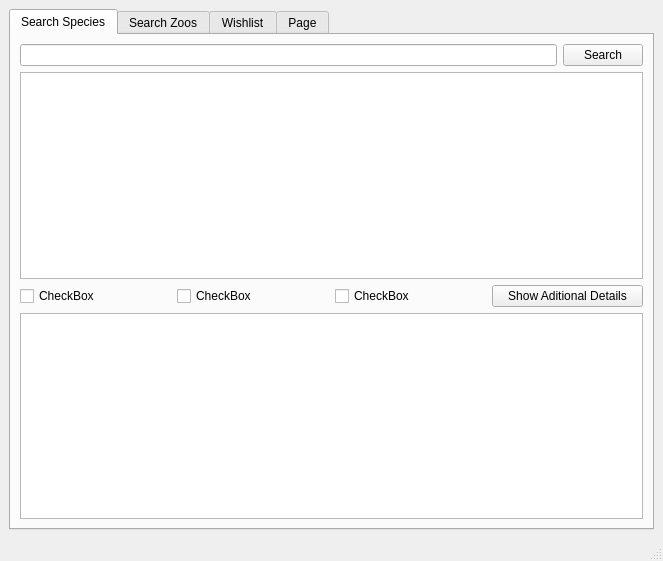
<?xml version="1.0" encoding="UTF-8"?>
<ui version="4.0">
 <class>MainWindow</class>
 <widget class="QMainWindow" name="MainWindow">
  <property name="geometry">
   <rect>
    <x>0</x>
    <y>0</y>
    <width>663</width>
    <height>561</height>
   </rect>
  </property>
  <property name="windowTitle">
   <string>CervoUI</string>
  </property>
  <widget class="QWidget" name="centralwidget">
   <layout class="QGridLayout" name="gridLayout">
    <item row="0" column="0">
     <widget class="QTabWidget" name="tabWidget">
      <property name="currentIndex">
       <number>0</number>
      </property>
      <widget class="QWidget" name="speciesTab">
       <attribute name="title">
        <string>Search Species</string>
       </attribute>
       <layout class="QVBoxLayout" name="verticalLayout_2">
        <item>
         <layout class="QVBoxLayout" name="verticalLayout">
          <item>
           <layout class="QHBoxLayout" name="horizontalLayout">
            <item>
             <widget class="QLineEdit" name="searchBar"/>
            </item>
            <item>
             <widget class="QPushButton" name="searchButton">
              <property name="text">
               <string>Search</string>
              </property>
             </widget>
            </item>
           </layout>
          </item>
          <item>
           <widget class="QListView" name="speciesListView"/>
          </item>
          <item>
           <layout class="QHBoxLayout" name="horizontalLayout_2">
            <item>
             <widget class="QCheckBox" name="checkBox">
              <property name="text">
               <string>CheckBox</string>
              </property>
             </widget>
            </item>
            <item>
             <widget class="QCheckBox" name="checkBox_2">
              <property name="text">
               <string>CheckBox</string>
              </property>
             </widget>
            </item>
            <item>
             <widget class="QCheckBox" name="checkBox_3">
              <property name="text">
               <string>CheckBox</string>
              </property>
             </widget>
            </item>
            <item>
             <widget class="QPushButton" name="refineSearchButton">
              <property name="text">
               <string>Show Aditional Details</string>
              </property>
             </widget>
            </item>
           </layout>
          </item>
          <item>
           <widget class="QTextBrowser" name="speciesResults"/>
          </item>
         </layout>
        </item>
       </layout>
      </widget>
      <widget class="QWidget" name="tab_2">
       <attribute name="title">
        <string>Search Zoos</string>
       </attribute>
      </widget>
      <widget class="QWidget" name="tab_3">
       <attribute name="title">
        <string>Wishlist</string>
       </attribute>
      </widget>
      <widget class="QWidget" name="tab_4">
       <attribute name="title">
        <string>Page</string>
       </attribute>
      </widget>
     </widget>
    </item>
   </layout>
  </widget>
  <widget class="QMenuBar" name="menubar">
   <property name="geometry">
    <rect>
     <x>0</x>
     <y>0</y>
     <width>663</width>
     <height>21</height>
    </rect>
   </property>
  </widget>
  <widget class="QStatusBar" name="statusbar"/>
 </widget>
 <resources/>
 <connections/>
</ui>
